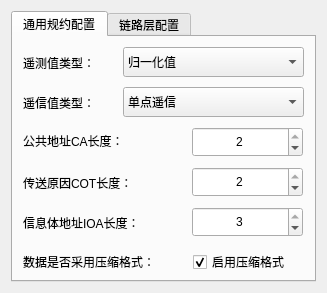
<?xml version="1.0" encoding="UTF-8"?>
<ui version="4.0">
 <class>ProtoDialog</class>
 <widget class="QDialog" name="ProtoDialog">
  <property name="geometry">
   <rect>
    <x>0</x>
    <y>0</y>
    <width>327</width>
    <height>293</height>
   </rect>
  </property>
  <property name="windowTitle">
   <string>Dialog</string>
  </property>
  <layout class="QGridLayout" name="gridLayout">
   <item row="0" column="0">
    <widget class="QTabWidget" name="tabWidget">
     <property name="currentIndex">
      <number>0</number>
     </property>
     <widget class="QWidget" name="tab_main">
      <attribute name="title">
       <string>通用规约配置</string>
      </attribute>
      <widget class="QComboBox" name="combo_yc">
       <property name="geometry">
        <rect>
         <x>110</x>
         <y>10</y>
         <width>181</width>
         <height>30</height>
        </rect>
       </property>
       <item>
        <property name="text">
         <string>归一化值</string>
        </property>
       </item>
       <item>
        <property name="text">
         <string>带CP56时标的归一化值</string>
        </property>
       </item>
       <item>
        <property name="text">
         <string>带CP24时标的归一化值</string>
        </property>
       </item>
       <item>
        <property name="text">
         <string>标度化值</string>
        </property>
       </item>
       <item>
        <property name="text">
         <string>带CP56时标的标度化值</string>
        </property>
       </item>
       <item>
        <property name="text">
         <string>带CP24时标的标度化值</string>
        </property>
       </item>
       <item>
        <property name="text">
         <string>短浮点数</string>
        </property>
       </item>
       <item>
        <property name="text">
         <string>带CP56时标的短浮点数</string>
        </property>
       </item>
       <item>
        <property name="text">
         <string>带CP24时标的短浮点数</string>
        </property>
       </item>
      </widget>
      <widget class="QLabel" name="TEXT3">
       <property name="geometry">
        <rect>
         <x>10</x>
         <y>130</y>
         <width>131</width>
         <height>31</height>
        </rect>
       </property>
       <property name="text">
        <string>传送原因COT长度：</string>
       </property>
      </widget>
      <widget class="QComboBox" name="combo_yx">
       <property name="geometry">
        <rect>
         <x>110</x>
         <y>50</y>
         <width>181</width>
         <height>30</height>
        </rect>
       </property>
       <item>
        <property name="text">
         <string>单点遥信</string>
        </property>
       </item>
       <item>
        <property name="text">
         <string>带CP56时标的单点遥信</string>
        </property>
       </item>
       <item>
        <property name="text">
         <string>带CP24时标的单点遥信</string>
        </property>
       </item>
       <item>
        <property name="text">
         <string>双点遥信</string>
        </property>
       </item>
       <item>
        <property name="text">
         <string>带CP56时标的双点遥信</string>
        </property>
       </item>
       <item>
        <property name="text">
         <string>带CP24时标的双点遥信</string>
        </property>
       </item>
      </widget>
      <widget class="QLabel" name="TEXT1">
       <property name="geometry">
        <rect>
         <x>10</x>
         <y>15</y>
         <width>101</width>
         <height>21</height>
        </rect>
       </property>
       <property name="text">
        <string>遥测值类型：</string>
       </property>
      </widget>
      <widget class="QSpinBox" name="spin_cot">
       <property name="geometry">
        <rect>
         <x>179</x>
         <y>130</y>
         <width>111</width>
         <height>30</height>
        </rect>
       </property>
       <property name="alignment">
        <set>Qt::AlignCenter</set>
       </property>
       <property name="minimum">
        <number>1</number>
       </property>
       <property name="maximum">
        <number>2</number>
       </property>
       <property name="value">
        <number>2</number>
       </property>
      </widget>
      <widget class="QSpinBox" name="spin_ca">
       <property name="geometry">
        <rect>
         <x>179</x>
         <y>90</y>
         <width>111</width>
         <height>30</height>
        </rect>
       </property>
       <property name="alignment">
        <set>Qt::AlignCenter</set>
       </property>
       <property name="minimum">
        <number>1</number>
       </property>
       <property name="maximum">
        <number>2</number>
       </property>
       <property name="value">
        <number>2</number>
       </property>
      </widget>
      <widget class="QLabel" name="TEXT4">
       <property name="geometry">
        <rect>
         <x>10</x>
         <y>93</y>
         <width>131</width>
         <height>21</height>
        </rect>
       </property>
       <property name="text">
        <string>公共地址CA长度：</string>
       </property>
      </widget>
      <widget class="QLabel" name="TEXT6">
       <property name="geometry">
        <rect>
         <x>10</x>
         <y>204</y>
         <width>181</width>
         <height>41</height>
        </rect>
       </property>
       <property name="text">
        <string>数据是否采用压缩格式：</string>
       </property>
      </widget>
      <widget class="QCheckBox" name="check_zip">
       <property name="geometry">
        <rect>
         <x>180</x>
         <y>210</y>
         <width>121</width>
         <height>30</height>
        </rect>
       </property>
       <property name="text">
        <string>启用压缩格式</string>
       </property>
       <property name="checked">
        <bool>true</bool>
       </property>
      </widget>
      <widget class="QSpinBox" name="spin_ioa">
       <property name="geometry">
        <rect>
         <x>179</x>
         <y>170</y>
         <width>111</width>
         <height>30</height>
        </rect>
       </property>
       <property name="alignment">
        <set>Qt::AlignCenter</set>
       </property>
       <property name="minimum">
        <number>2</number>
       </property>
       <property name="maximum">
        <number>3</number>
       </property>
       <property name="value">
        <number>3</number>
       </property>
      </widget>
      <widget class="QLabel" name="TEXT2">
       <property name="geometry">
        <rect>
         <x>10</x>
         <y>50</y>
         <width>111</width>
         <height>31</height>
        </rect>
       </property>
       <property name="text">
        <string>遥信值类型：</string>
       </property>
      </widget>
      <widget class="QLabel" name="TEXT5">
       <property name="geometry">
        <rect>
         <x>10</x>
         <y>170</y>
         <width>141</width>
         <height>31</height>
        </rect>
       </property>
       <property name="text">
        <string>信息体地址IOA长度：</string>
       </property>
      </widget>
     </widget>
     <widget class="QWidget" name="tab_LinkLayer">
      <attribute name="title">
       <string>链路层配置</string>
      </attribute>
      <widget class="QSpinBox" name="spin_ack_timeout">
       <property name="geometry">
        <rect>
         <x>149</x>
         <y>140</y>
         <width>121</width>
         <height>30</height>
        </rect>
       </property>
       <property name="alignment">
        <set>Qt::AlignCenter</set>
       </property>
       <property name="minimum">
        <number>1</number>
       </property>
       <property name="maximum">
        <number>99999</number>
       </property>
       <property name="value">
        <number>1000</number>
       </property>
      </widget>
      <widget class="QCheckBox" name="check_char">
       <property name="geometry">
        <rect>
         <x>150</x>
         <y>10</y>
         <width>151</width>
         <height>30</height>
        </rect>
       </property>
       <property name="text">
        <string>启用单字节回复</string>
       </property>
       <property name="checked">
        <bool>true</bool>
       </property>
      </widget>
      <widget class="QLabel" name="TEXT10">
       <property name="geometry">
        <rect>
         <x>10</x>
         <y>107</y>
         <width>271</width>
         <height>31</height>
        </rect>
       </property>
       <property name="text">
        <string>未收到ACK时重复消息传输超时(毫秒)：</string>
       </property>
      </widget>
      <widget class="QLabel" name="TEXT8">
       <property name="geometry">
        <rect>
         <x>10</x>
         <y>10</y>
         <width>131</width>
         <height>31</height>
        </rect>
       </property>
       <property name="text">
        <string>使用单字节回复：</string>
       </property>
      </widget>
      <widget class="QLabel" name="TEXT9">
       <property name="geometry">
        <rect>
         <x>10</x>
         <y>46</y>
         <width>251</width>
         <height>21</height>
        </rect>
       </property>
       <property name="text">
        <string>规约链路层确认超时(毫秒)：</string>
       </property>
      </widget>
      <widget class="QSpinBox" name="spin_ack">
       <property name="geometry">
        <rect>
         <x>150</x>
         <y>73</y>
         <width>121</width>
         <height>30</height>
        </rect>
       </property>
       <property name="alignment">
        <set>Qt::AlignCenter</set>
       </property>
       <property name="minimum">
        <number>1</number>
       </property>
       <property name="maximum">
        <number>99999</number>
       </property>
       <property name="value">
        <number>500</number>
       </property>
      </widget>
      <widget class="QLabel" name="TEXT11">
       <property name="geometry">
        <rect>
         <x>10</x>
         <y>170</y>
         <width>151</width>
         <height>31</height>
        </rect>
       </property>
       <property name="text">
        <string>链路层链路地址长度：</string>
       </property>
      </widget>
      <widget class="QSpinBox" name="spin_llength">
       <property name="geometry">
        <rect>
         <x>150</x>
         <y>200</y>
         <width>121</width>
         <height>30</height>
        </rect>
       </property>
       <property name="alignment">
        <set>Qt::AlignCenter</set>
       </property>
       <property name="minimum">
        <number>1</number>
       </property>
       <property name="maximum">
        <number>2</number>
       </property>
       <property name="value">
        <number>2</number>
       </property>
      </widget>
     </widget>
    </widget>
   </item>
  </layout>
 </widget>
 <resources/>
 <connections>
  <connection>
   <sender>check_zip</sender>
   <signal>clicked(bool)</signal>
   <receiver>ProtoDialog</receiver>
   <slot>check_zip_click(bool)</slot>
   <hints>
    <hint type="sourcelabel">
     <x>253</x>
     <y>259</y>
    </hint>
    <hint type="destinationlabel">
     <x>163</x>
     <y>146</y>
    </hint>
   </hints>
  </connection>
  <connection>
   <sender>check_char</sender>
   <signal>clicked(bool)</signal>
   <receiver>ProtoDialog</receiver>
   <slot>check_char_click(bool)</slot>
   <hints>
    <hint type="sourcelabel">
     <x>238</x>
     <y>59</y>
    </hint>
    <hint type="destinationlabel">
     <x>163</x>
     <y>146</y>
    </hint>
   </hints>
  </connection>
 </connections>
 <slots>
  <slot>check_zip_click(bool)</slot>
  <slot>check_char_click(bool)</slot>
 </slots>
</ui>
